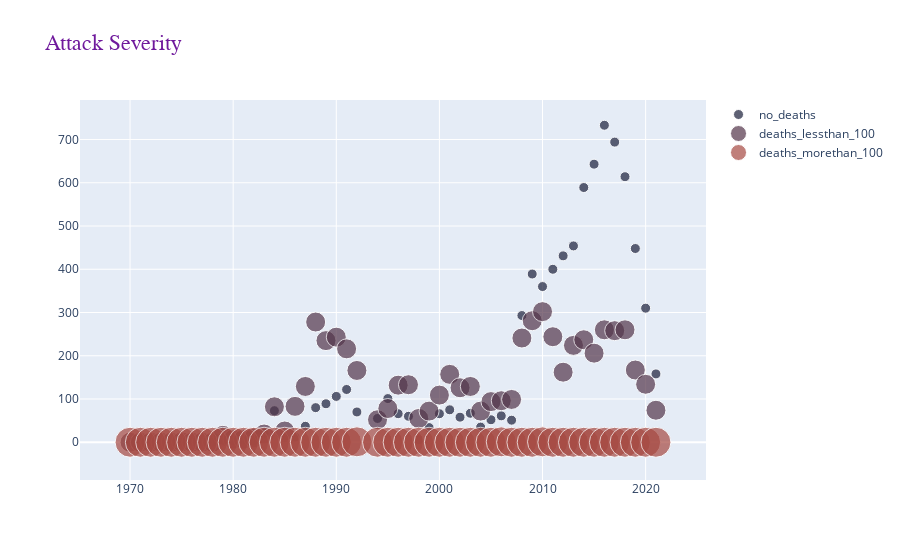

The code cell stored with this chart in its notebook:
### Code cell
# format columns
df.columns = format_cols(df.columns.to_list())

# filter & reset index
df = df[df['entity'] == my_country]
df.reset_index(drop=True, inplace=True)

# new dataframe
lessthan_collist = zip(
                    df['terrorist_attacks_(51-99_deaths)'].to_list(),
                    df['terrorist_attacks_(21-50_deaths)'].to_list(),
                    df['terrorist_attacks_(11-20_deaths)'].to_list(),
                    df['terrorist_attacks_(6-10_deaths)'].to_list(),
                    df['terrorist_attacks_(1-5_deaths)'].to_list()
                   )

mapper = {'year': df.year.tolist(),
          'no_deaths': df['terrorist_attacks_(0_deaths)'].to_list(),
          'deaths_lessthan_100': [sum(item) for item in lessthan_collist],
          'deaths_morethan_100': df['terrorist_attacks_(100+_deaths)'].to_list()
        }
df_new = pd.DataFrame(mapper)


# list of columns to plot
cols = df_new.columns[-3:].to_list()

# attack severity
fig1 = go.Figure()

for i, c in enumerate(cols,start=1):
    fig1.add_trace(go.Scatter(x=df_new.year, 
                             y=df_new[c],
                             mode='markers',
                             name=c,
                             hovertemplate="<br>".join(["year: %{x}",
                                                        "count: %{y}",
                                                        "<extra></extra>"]),
                             marker=dict(color=palette[i], 
                                         size=[(i*10)] * len(df_new.year)) 
                    ))

fig1.update_layout(title='Attack Severity',
                  title_font=title_font_config,
                  hovermode='x unified'
                 )
fig1.show()

### Figure 1 — Plotly figure (JSON) as saved in the notebook; plotly's stock layout.template omitted (floating-point values rounded to 4 significant figures)
{"data": [{"hovertemplate": "year: %{x}<br>count: %{y}<br><extra></extra>", "marker": {"color": "#1b1f3a", "size": [10, 10, 10, 10, 10, 10, 10, 10, 10, 10, 10, 10, 10, 10, 10, 10, 10, 10, 10, 10, 10, 10, 10, 10, 10, 10, 10, 10, 10, 10, 10, 10, 10, 10, 10, 10, 10, 10, 10, 10, 10, 10, 10, 10, 10, 10, 10, 10, 10, 10, 10]}, "mode": "markers", "name": "no_deaths", "type": "scatter", "x": [1970, 1971, 1972, 1973, 1974, 1975, 1976, 1977, 1978, 1979, 1980, 1981, 1982, 1983, 1984, 1985, 1986, 1987, 1988, 1989, 1990, 1991, 1992, 1994, 1995, 1996, 1997, 1998, 1999, 2000, 2001, 2002, 2003, 2004, 2005, 2006, 2007, 2008, 2009, 2010, 2011, 2012, 2013, 2014, 2015, 2016, 2017, 2018, 2019, 2020, 2021], "y": [0, 0, 1, 0, 0, 0, 1, 1, 0, 1, 3, 5, 3, 20, 73, 11, 12, 37, 80, 89, 106, 122, 70, 55, 101, 66, 60, 6, 34, 66, 75, 58, 67, 35, 52, 61, 51, 293, 389, 360, 400, 431, 454, 589, 643, 733, 694, 614, 448, 310, 158]}, {"hovertemplate": "year: %{x}<br>count: %{y}<br><extra></extra>", "marker": {"color": "#53354a", "size": [20, 20, 20, 20, 20, 20, 20, 20, 20, 20, 20, 20, 20, 20, 20, 20, 20, 20, 20, 20, 20, 20, 20, 20, 20, 20, 20, 20, 20, 20, 20, 20, 20, 20, 20, 20, 20, 20, 20, 20, 20, 20, 20, 20, 20, 20, 20, 20, 20, 20, 20]}, "mode": "markers", "name": "deaths_lessthan_100", "type": "scatter", "x": [1970, 1971, 1972, 1973, 1974, 1975, 1976, 1977, 1978, 1979, 1980, 1981, 1982, 1983, 1984, 1985, 1986, 1987, 1988, 1989, 1990, 1991, 1992, 1994, 1995, 1996, 1997, 1998, 1999, 2000, 2001, 2002, 2003, 2004, 2005, 2006, 2007, 2008, 2009, 2010, 2011, 2012, 2013, 2014, 2015, 2016, 2017, 2018, 2019, 2020, 2021], "y": [0, 0, 0, 0, 0, 1, 0, 0, 0, 16, 7, 7, 10, 19, 82, 26, 83, 129, 278, 235, 243, 216, 166, 52, 78, 132, 133, 55, 72, 109, 157, 126, 129, 72, 94, 96, 99, 241, 281, 302, 244, 162, 224, 237, 206, 260, 258, 260, 167, 134, 74]}, {"hovertemplate": "year: %{x}<br>count: %{y}<br><extra></extra>", "marker": {"color": "#a64942", "size": [30, 30, 30, 30, 30, 30, 30, 30, 30, 30, 30, 30, 30, 30, 30, 30, 30, 30, 30, 30, 30, 30, 30, 30, 30, 30, 30, 30, 30, 30, 30, 30, 30, 30, 30, 30, 30, 30, 30, 30, 30, 30, 30, 30, 30, 30, 30, 30, 30, 30, 30]}, "mode": "markers", "name": "deaths_morethan_100", "type": "scatter", "x": [1970, 1971, 1972, 1973, 1974, 1975, 1976, 1977, 1978, 1979, 1980, 1981, 1982, 1983, 1984, 1985, 1986, 1987, 1988, 1989, 1990, 1991, 1992, 1994, 1995, 1996, 1997, 1998, 1999, 2000, 2001, 2002, 2003, 2004, 2005, 2006, 2007, 2008, 2009, 2010, 2011, 2012, 2013, 2014, 2015, 2016, 2017, 2018, 2019, 2020, 2021], "y": [0, 0, 0, 0, 0, 0, 0, 0, 0, 0, 0, 0, 0, 0, 0, 0, 0, 0, 0, 0, 0, 0, 1, 0, 0, 0, 0, 0, 0, 0, 0, 0, 0, 0, 0, 1, 0, 0, 0, 1, 0, 0, 0, 0, 0, 0, 0, 0, 0, 0, 0]}], "layout": {"autosize": true, "hovermode": "x unified", "title": {"font": {"color": "#6f199c", "family": "Balto", "size": 22}, "text": "Attack Severity"}, "xaxis": {"autorange": true, "range": [1966.0, 2025.0], "type": "linear"}, "yaxis": {"autorange": true, "range": [-148.5, 814.6], "type": "linear"}}}
